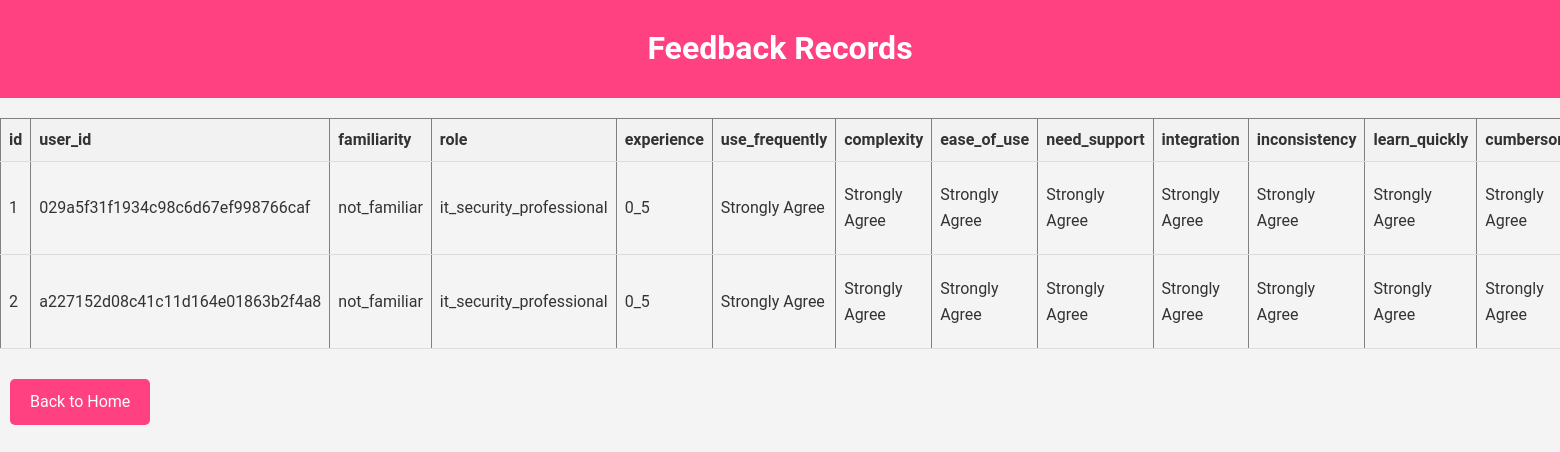
/view_feedback, run on the app's committed database.
### tables this page shows
CREATE TABLE feedback (
            id INTEGER PRIMARY KEY AUTOINCREMENT,
            user_id TEXT,
            familiarity TEXT,
            role TEXT,
            experience TEXT,
            use_frequently TEXT,
            complexity TEXT,
            ease_of_use TEXT,
            need_support TEXT,
            integration TEXT,
            inconsistency TEXT,
            learn_quickly TEXT,
            cumbersome TEXT,
            confidence TEXT,
            learning_curve TEXT,
            navigation TEXT,
            relevance TEXT,
            comprehensive TEXT,
            useful_recommendations TEXT,
            overall_satisfaction TEXT,
            recommend TEXT,
            best_feature TEXT,
            biggest_difficulty TEXT,
            missing_feature TEXT,
            additional_comments TEXT,
            timestamp DATETIME DEFAULT CURRENT_TIMESTAMP
        );

### main.py (the view)
@app.route('/view_feedback')
def view_feedback():
    conn = sqlite3.connect('assessment_results.db')
    c = conn.cursor()
    c.execute('SELECT * FROM feedback')
    feedback_records = c.fetchall()
    conn.close()
    column_names = [description[0] for description in c.description]
    return render_template('view_feedback.html', feedback_records=feedback_records, column_names=column_names)

### templates/view_feedback.html (shortened to what this page needs)
<!DOCTYPE html>
<html lang="en">
<head>
    <link rel="stylesheet" href="/static/style.css">
</head>
<body>
    <div class="welcome-header-container">
        <h1 class="welcome-header">Feedback Records</h1>
    </div>
    <div class="view-feedback-container">
        <table border="1">
            <thead>
                <tr>
                    {% for column in column_names %}
                        <th>{{ column }}</th>
                    {% endfor %}
                </tr>
            </thead>
            <tbody>
                {% for record in feedback_records %}
                    <tr>
                        {% for value in record %}
                            <td>{{ value }}</td>
                        {% endfor %}
                    </tr>
                {% endfor %}
            </tbody>
        </table>
        <a href="{{ url_for('welcome') }}" class="pink-button">Back to Home</a>
    </div>
</body>
</html>

### static/style.css (style rules this page uses)
body { font-family: Roboto, sans-serif; line-height: 1.6; margin: 0; padding: 0; background-color: #f4f4f4; color: #333; }
h1 { background-color: #ff4081; color: #fff; text-align: center; padding: 1px 0; }
.pink-button { padding: 10px 20px; font-size: 16px; cursor: pointer; border: none; background-color: #ff4081; color: white; border-radius: 5px; margin: 10px; transition: background-color 0.3s ease; }
.welcome-header-container { background-color: #ff4081; padding: 1px 0; text-align: center; margin-bottom: 20px; }
.pink-button { padding: 10px 20px; font-size: 16px; cursor: pointer; border: none; background-color: #ff4081; color: white; border-radius: 5px; transition: background-color 0.3s ease; text-decoration: none; text-align: center; display: inline-block; margin: 10px; }
table { width: 100%; border-collapse: collapse; margin-bottom: 20px; }
th, td { padding: 8px; text-align: left; border-bottom: 1px solid #ddd; }
th { background-color: #f2f2f2; }

### data on the page
feedback: record "1", user "029a5f31f1934c98c6d67ef998766caf", familiarity "not_familiar", role "it_security_professional", experience "0_5", use_frequently "Strongly Agree", complexity "Strongly Agree", ease_of_use "Strongly Agree", need_support "Strongly Agree", integration "Strongly Agree", inconsistency "Strongly Agree", learn_quickly "Strongly Agree", cumbersome "Strongly Agree"
feedback: record "2", user "a227152d08c41c11d164e01863b2f4a8", familiarity "not_familiar", role "it_security_professional", experience "0_5", use_frequently "Strongly Agree", complexity "Strongly Agree", ease_of_use "Strongly Agree", need_support "Strongly Agree", integration "Strongly Agree", inconsistency "Strongly Agree", learn_quickly "Strongly Agree", cumbersome "Strongly Agree"

### other printed values
{{ column }} "id" "user_id" "familiarity" "role" "experience" "use_frequently" "complexity" "ease_of_use" "need_support" "integration" "inconsistency" "learn_quickly"
